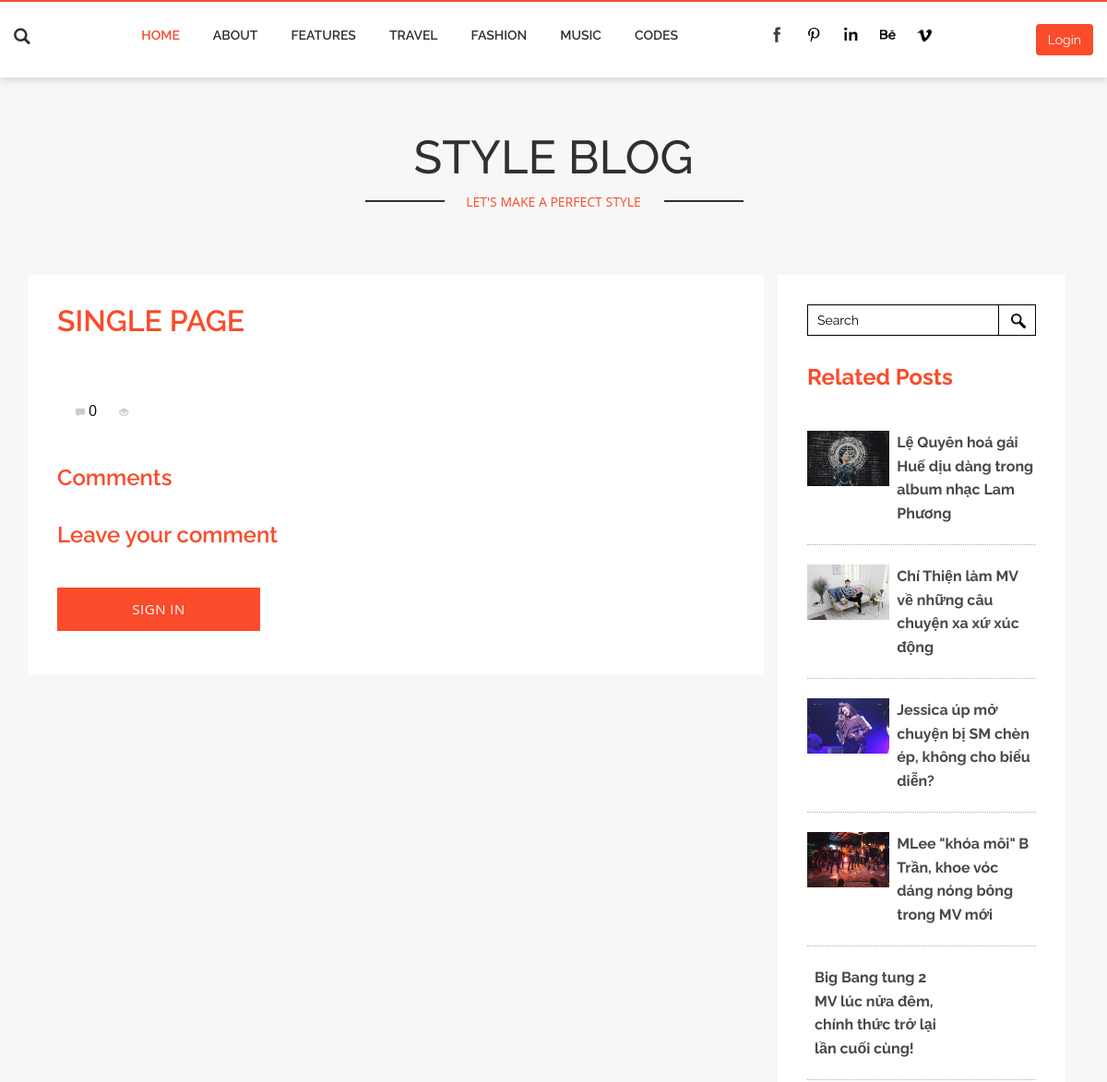
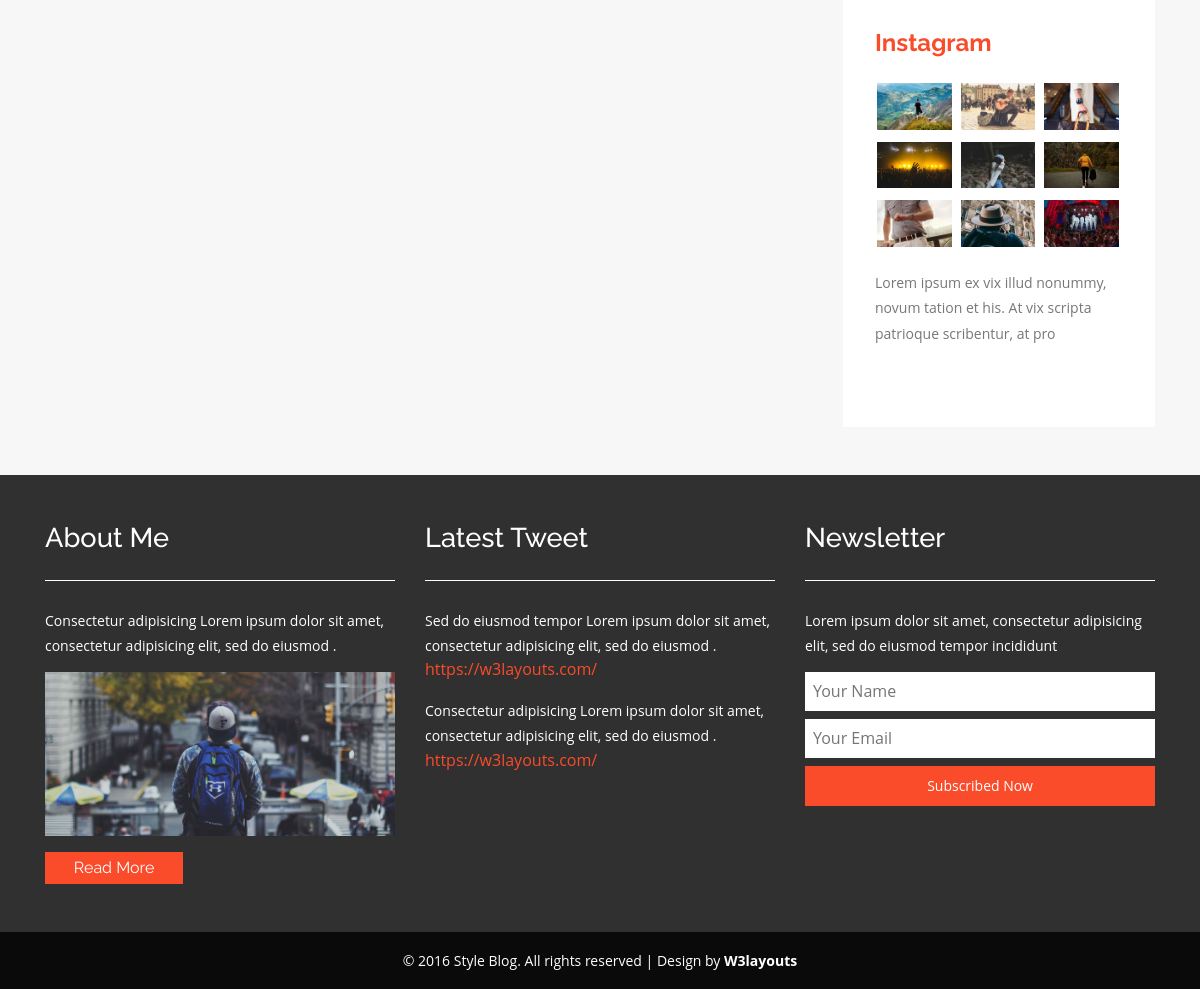
The page /blogs/detail/12 on the database its author committed (2 pictures, top to bottom).
### tables this page shows
CREATE TABLE `blogs` (
  `blog_id` int(11) NOT NULL AUTO_INCREMENT,
  `title` text NOT NULL,
  `description` text,
  `content` text,
  `created_at` datetime DEFAULT CURRENT_TIMESTAMP,
  `image` varchar(255) DEFAULT NULL,
  `user_id` int(11) DEFAULT NULL,
  `category_id` int(11) DEFAULT NULL,
  `modify_at` datetime DEFAULT NULL,
  `views` int(11) DEFAULT '0',
  PRIMARY KEY (`blog_id`),
  KEY `id_category_fk` (`category_id`),
  KEY `id_user_fk` (`user_id`),
  CONSTRAINT `id_category_fk` FOREIGN KEY (`category_id`) REFERENCES `categories` (`category_id`) ON DELETE CASCADE ON UPDATE CASCADE,
  CONSTRAINT `id_user_fk` FOREIGN KEY (`user_id`) REFERENCES `users` (`user_id`) ON DELETE CASCADE ON UPDATE CASCADE
);

### application/controller/blogs.php (called while the page is built, shortened)
<?php
class Blogs extends Controller
{
    public function detail($blog_id)
    {
        $detail = $this->model->detailBlog($blog_id);
        $view = $this->model->getView($blog_id) + 1;
        $category_id = $this->model->getCategoryByBlog($blog_id);
        $related = $this->model->getRelatedPosts($category_id);
        require APP . "view/__templates/header.php";
        require APP . "view/detail.php";
        require APP . "view/__templates/footer.php";
    }
}

### public/index.php (called while the page is built, shortened)
<?php
require APP . "core/controller.php";
$app = new Application();

### application/core/controller.php (called while the page is built, shortened)
<?php
class Controller
{
    public $db = null;
    private function openDatabaseConnection()
    {
        $options = array(PDO::ATTR_DEFAULT_FETCH_MODE => PDO::FETCH_OBJ, PDO::ATTR_ERRMODE => PDO::ERRMODE_WARNING);
        $this->db = new PDO(DB_TYPE . ':host=' . DB_HOST . ';dbname=' . DB_NAME . ';charset=' . DB_CHARSET, DB_USER, DB_PASS, $options);
    }
    public function loadModel()
    {
        require APP . 'model/model.php';
        $this->model = new Model($this->db);
    }
}

### application/model/model.php (called while the page is built, shortened)
<?php
class Model
{
    function __construct($db)
    {
        try {
            $this->db = $db;
        } catch (PDOException $e) {
            exit('Database connection could not be established.');
        }
    }
    public function detailBlog($blog_id)
    {
        $sql = "SELECT a.*, COUNT(b.comment_id) total_comments FROM blogs a INNER JOIN comments b ON a.blog_id = b.blog_id WHERE a.blog_id = $blog_id";
        try{
            $query = $this->db->prepare($sql);
            $query->execute();
            return $query->fetch(PDO::FETCH_ASSOC);
        }catch(PDOException $e){
            echo $e->getMessage();
        }
    }
    public function getView($blog_id)
    {
        $sql = "SELECT * FROM blogs WHERE blog_id = $blog_id";
        try{
            $query = $this->db->prepare($sql);
            $query->execute();
            $view = $query->fetch(PDO::FETCH_ASSOC);
            return $view["views"];
        }catch(PDOException $e){
            echo $e->getMessage();
        }
    }
    public function getCategoryByBlog($blog_id)
    {
        $sql = "SELECT * FROM blogs WHERE blog_id = $blog_id";
        try{
            $query = $this->db->prepare($sql);
            $query->execute();
            $category = $query->fetch(PDO::FETCH_ASSOC);
            return $category["category_id"];
        }catch(PDOException $e){
            echo $e->getMessage();
        }
    }
    public function getRelatedPosts($category_id)
    {
        $sql = "SELECT * FROM blogs WHERE category_id = $category_id ORDER BY created_at DESC LIMIT 5";
        try{
            $query = $this->db->prepare($sql);
            $query->execute();
            return $query->fetchAll(PDO::FETCH_ASSOC);
        }catch(PDOException $e){
            echo $e->getMessage();
        }
    }
}

### application/view/detail.php (the view, shortened to what this page needs)
<div class="technology">
    <div class="container">
        <div class="col-md-9 technology-left">
            <div class="agileinfo">
                <h2 class="w3">SINGLE PAGE</h2>
                <div class="single">
                    <div class="b-bottom">
                        <p><?php echo $detail["created_at"] ?><a class="span_link" href="#"><span
                                    class="glyphicon glyphicon-comment"></span><?php echo $detail["total_comments"] ?>
                            </a><a class="span_link" href="#"><span
                                    class="glyphicon glyphicon-eye-open"></span><?php echo $detail["views"] ?> </a>
                        </p>
                    </div>
                </div>
                <div class="response comment-detail">
                    <h4>Comments</h4>
                </div>
                <div class="coment-form">
                    <h4>Leave your comment</h4>
                    <?php
                    if (isset($_SESSION["login"])) {
                        ?>
                        <form action="#" method="post">
                            <input type="text" value="To" name="reply_to" id="reply_to" onfocus="this.value = '';"
                                   onblur="if (this.value == '') {this.value = 'Name';}" required=""
                                   style="display: none">
                            <textarea onfocus="this.value = '';"
                                      onblur="if (this.value == '') {this.value = 'Your Comment...';}" required=""
                                      id="comment-detail">Your Comment...</textarea>
                            <input type="button" value="Submit Comment"
                                   onclick="submitComment(<?php echo $detail["blog_id"] ?>, <?php echo $_SESSION["id_user"] ?>)">
                        </form>
                        <?php
                    } else {
                        ?>
                        <input type="button" value="Sign In">
                        <?php
                    }
                    ?>
                </div>
            </div>
        </div>
        <div class="col-md-3 technology-right">
            <div class="blo-top1">
                <div class="tech-btm">
                    <div class="search-1">
                        <form action="#" method="post">
                            <input type="search" name="Search" value="Search" onfocus="this.value = '';"
                                   onblur="if (this.value == '') {this.value = 'Search';}" required="">
                            <input type="submit" value=" ">
                        </form>
                    </div>
                    <h4>Related Posts </h4>
                    <?php
                    foreach ($related as $related) {
                        ?>
                        <div class="blog-grids">
                            <div class="blog-grid-left">
                                <a href="<?php echo URL ?>blogs/detail/<?php echo $related["blog_id"] ?>"><img src="<?php echo URL ?><?php echo $related["image"]?>" class="img-responsive" alt=""></a>
                            </div>
                            <div class="blog-grid-right">
                                <h5><a href="<?php echo URL ?>blogs/detail/<?php echo $related["blog_id"] ?>"><?php echo $related["title"]?></a></h5>
                            </div>
                            <div class="clearfix"></div>
                        </div>
                        <?php
                    }
                    ?>
                    <div class="insta">
                        <h4>Instagram</h4>
                        <ul>
                            <li><a href="singlepage.html"><img src="<?php echo URL ?>images/t1.jpg"
                                                               class="img-responsive" alt=""></a>
                            </li>
                            <li><a href="singlepage.html"><img src="<?php echo URL ?>images/m1.jpg"
                                                               class="img-responsive" alt=""></a>
                            </li>
                            <li><a href="singlepage.html"><img src="<?php echo URL ?>images/f1.jpg"
                                                               class="img-responsive" alt=""></a>
                            </li>
                            <li><a href="singlepage.html"><img src="<?php echo URL ?>images/m2.jpg"
                                                               class="img-responsive" alt=""></a>
                            </li>
                            <li><a href="singlepage.html"><img src="<?php echo URL ?>images/f2.jpg"
                                                               class="img-responsive" alt=""></a>
                            </li>
                            <li><a href="singlepage.html"><img src="<?php echo URL ?>images/t2.jpg"
                                                               class="img-responsive" alt=""></a>
                            </li>
                            <li><a href="singlepage.html"><img src="<?php echo URL ?>images/f3.jpg"
                                                               class="img-responsive" alt=""></a>
                            </li>
                            <li><a href="singlepage.html"><img src="<?php echo URL ?>images/t3.jpg"
                                                               class="img-responsive" alt=""></a>
                            </li>
                            <li><a href="singlepage.html"><img src="<?php echo URL ?>images/m3.jpg"
                                                               class="img-responsive" alt=""></a>
                            </li>
                        </ul>
                    </div>
                    <p>Lorem ipsum ex vix illud nonummy, novum tation et his. At vix scripta patrioque scribentur, at
                        pro</p>
                    <div class="twt">
                        <iframe id="twitter-widget-0" scrolling="no" frameborder="0" allowtransparency="true"
                                class="twitter-hashtag-button twitter-hashtag-button-rendered twitter-tweet-button"
                                title="Twitter Tweet Button"
                                src="https://platform.twitter.com/widgets/tweet_button.b7de008f493a5185d8df1aedd62d77c6.en.html#button_hashtag=TwitterStories&amp;dnt=false&amp;id=twitter-widget-0&amp;lang=en&amp;original_referer=https%3A%2F%2Fp.w3layouts.com%2Fdemos%2Fduplex%2Fweb%2F&amp;size=l&amp;time=1467721486626&amp;type=hashtag"
                                style="position: static; visibility: visible; width: 166px; height: 28px;"
                                data-hashtag="TwitterStories"></iframe>
                    </div>
                </div>
            </div>
        </div>
        <div class="clearfix"></div>
    </div>
</div>

### rows shown on the page
blogs: image (picture), title "Lệ Quyên hoá gái Huế dịu dàng trong album nhạc Lam Phương"
blogs: image (picture), title "Chí Thiện làm MV về những câu chuyện xa xứ xúc động"
blogs: image (picture), title "Jessica úp mở chuyện bị SM chèn ép, không cho biểu diễn?"
blogs: image (picture), title "MLee \"khóa môi\" B Trần, khoe vóc dáng nóng bỏng trong MV mới"
blogs: title "Big Bang tung 2 MV lúc nửa đêm, chính thức trở lại lần cuối cùng!"

### other values the page prints
$detail["total_comments"] "0"
